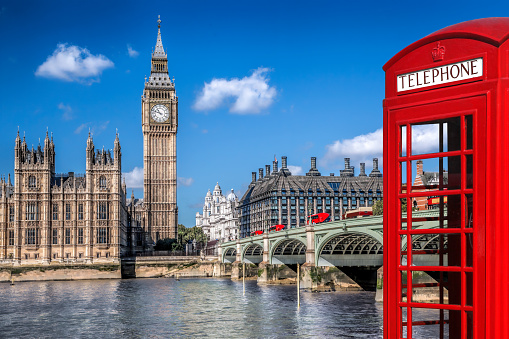
#> input picture Images/img1.jpg, 509 x 339 px
$ python smoothing.py
#> lines starting #> are read from the running program, lines starting #| are printed output that depends on the picture
import cv2 as cv
img = cv.imread('Images/img1.jpg')
#> img is the input picture: shape (339, 509, 3); mean B, G, R 132.8, 104.8, 102.1
cv.imshow('Image',img)

#averaging
average = cv.blur(img,(3,3)) #(3,3)-> kernel size
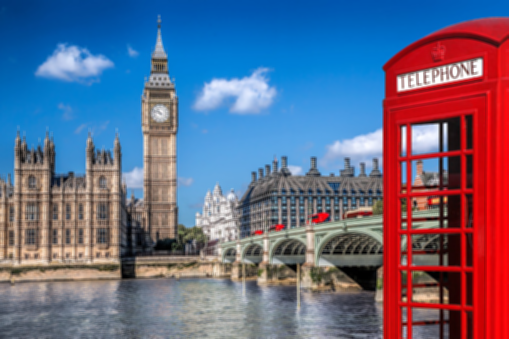
#> average: shape (339, 509, 3); mean B, G, R 132.8, 104.8, 102.1
cv.imshow('average blur', average)

#gaussian blur
gaussian = cv.GaussianBlur(img, (3,3), 0) #0-> standard deviation in x
cv.imshow('Gaussian blur', gaussian)

#median blur
median = cv.medianBlur(img, 3) #ksize has to be an integer
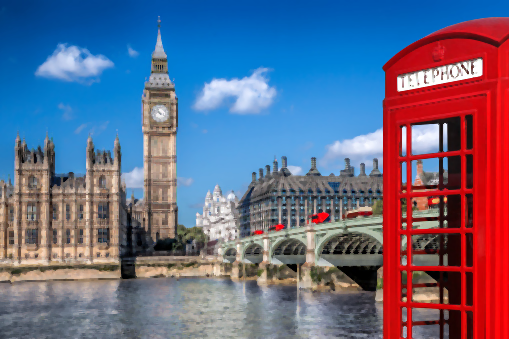
#> median: shape (339, 509, 3); mean B, G, R 132.9, 104.8, 102.5
cv.imshow('Median blur', median)

#bilateral
bilateral = cv.bilateralFilter(img, 5, 15, 15)
cv.imshow('Bilateral img', bilateral)

cv.waitKey(0)
